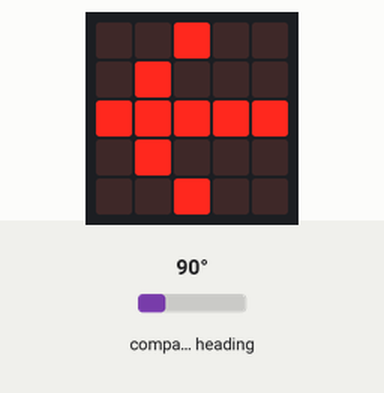
Bench run of a program on a simulated BBC micro:bit (MakeCode). Parts: the board's 5×5 LED display. The inputs (shaded band) are chosen by the test bench; at power-on: compass heading 90°. The compass is already calibrated.

Above: at 1.2 s.
1.3 s: compass heading set to 7°
At 2.3 s:
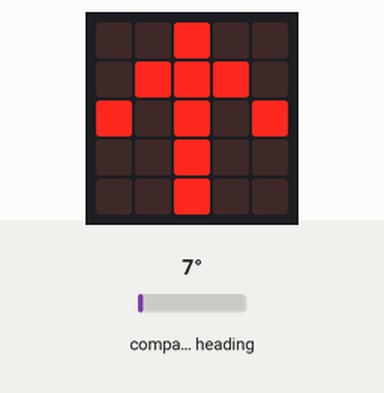
3.3 s: compass heading set to 180°
At 4.6 s:
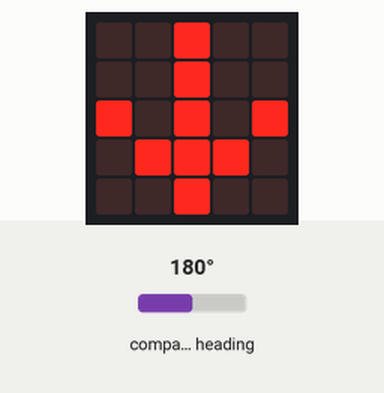
5.2 s: compass heading set to 269°
At 5.8 s:
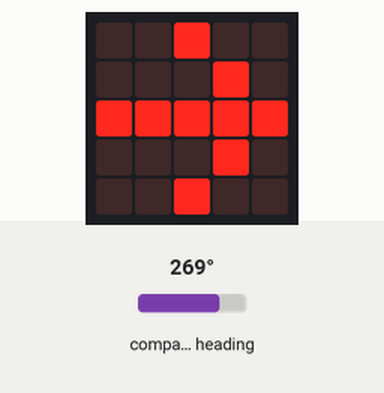
7.0 s: compass heading set to 90°
At 8.3 s:
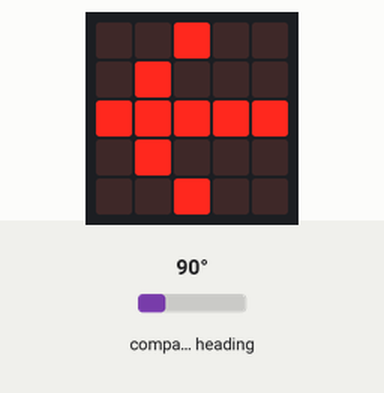
8.9 s: compass heading set to 116°
At 10.5 s:
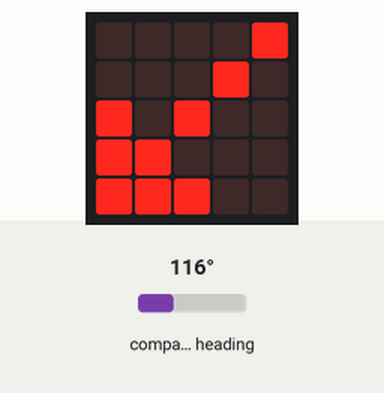
10.8 s: compass heading set to 206°
At 11.8 s:
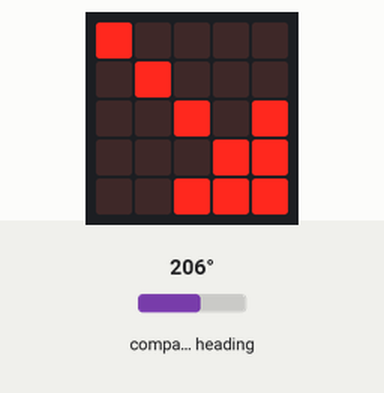
Timing chart, 0 to 13.6 s (numbered marks = the images above; inputs shaded):
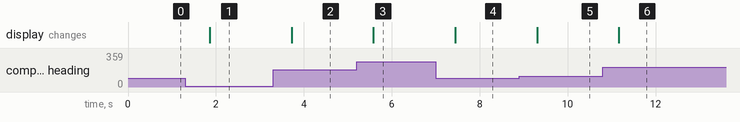

The program:

main.ts
```typescript
let retning = 0
basic.forever(function () {
    retning = input.compassHeading()
    if (retning < 22.5) {
        basic.showArrow(ArrowNames.North)
    } else if (retning < 67.5) {
        basic.showArrow(ArrowNames.NorthWest)
    } else if (retning < 112.5) {
        basic.showArrow(ArrowNames.West)
    } else if (retning < 157.5) {
        basic.showArrow(ArrowNames.SouthWest)
    } else if (retning < 202.5) {
        basic.showArrow(ArrowNames.South)
    } else if (retning < 247.5) {
        basic.showArrow(ArrowNames.SouthEast)
    } else if (retning < 292.5) {
        basic.showArrow(ArrowNames.East)
    } else if (retning < 337.5) {
        basic.showArrow(ArrowNames.NorthEast)
    } else {
        basic.showArrow(ArrowNames.North)
    }
})
```

test.ts
```typescript
// testene settes inn her; disse vil ikke kompilert så lenge denne pakken blir brukt som en utvidelse.
```

Measured:
- after the input at 1.3 s, the display: changes after 0.56 s (image 1)
- after the input at 3.3 s, the display: changes after 0.42 s (image 2)
- after the input at 5.2 s, the display: changes after 0.38 s (image 3)
- after the input at 7.0 s, the display: changes after 0.44 s (image 4)
- after the input at 8.9 s, the display: changes after 0.40 s (image 5)
- after the input at 10.8 s, the display: changes after 0.36 s (image 6)
